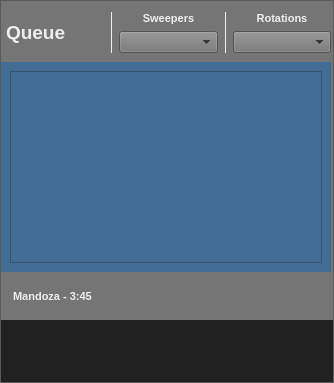
     <widget class="QFrame" name="queueFrame">
      <property name="minimumSize">
       <size>
        <width>280</width>
        <height>370</height>
       </size>
      </property>
      <property name="styleSheet">
       <string notr="true">background-color: rgb(117, 117, 117);</string>
      </property>
      <property name="frameShape">
       <enum>QFrame::StyledPanel</enum>
      </property>
      <property name="lineWidth">
       <number>2</number>
      </property>
      <layout class="QGridLayout" name="gridLayout_7">
       <property name="leftMargin">
        <number>0</number>
       </property>
       <property name="topMargin">
        <number>2</number>
       </property>
       <property name="rightMargin">
        <number>0</number>
       </property>
       <property name="bottomMargin">
        <number>0</number>
       </property>
       <property name="horizontalSpacing">
        <number>2</number>
       </property>
       <property name="verticalSpacing">
        <number>0</number>
       </property>
       <item row="1" column="0">
        <widget class="QWidget" name="widget_3" native="true">
         <property name="styleSheet">
          <string notr="true">background-color: rgb(66, 108, 147);</string>
         </property>
         <layout class="QHBoxLayout" name="horizontalLayout_3">
          <item>
           <widget class="QListWidget" name="listWidgetQ"/>
          </item>
         </layout>
        </widget>
       </item>
       <item row="3" column="0" colspan="2">
        <widget class="QWidget" name="queueControlsWidget" native="true">
         <property name="minimumSize">
          <size>
           <width>0</width>
           <height>62</height>
          </size>
         </property>
         <property name="maximumSize">
          <size>
           <width>16777215</width>
           <height>62</height>
          </size>
         </property>
         <property name="styleSheet">
          <string notr="true">background-color: rgb(33, 33, 33);</string>
         </property>
         <layout class="QHBoxLayout" name="horizontalLayout_2">
          <property name="spacing">
           <number>0</number>
          </property>
          <property name="leftMargin">
           <number>0</number>
          </property>
          <property name="topMargin">
           <number>5</number>
          </property>
          <property name="rightMargin">
           <number>0</number>
          </property>
          <property name="bottomMargin">
           <number>2</number>
          </property>
          <item>
           <widget class="QPushButton" name="btnPlayDeckA_33">
            <property name="minimumSize">
             <size>
              <width>15</width>
              <height>15</height>
             </size>
            </property>
            <property name="maximumSize">
             <size>
              <width>40</width>
              <height>40</height>
             </size>
            </property>
            <property name="font">
             <font>
              <stylestrategy>PreferAntialias</stylestrategy>
             </font>
            </property>
            <property name="cursor">
             <cursorShape>PointingHandCursor</cursorShape>
            </property>
            <property name="toolTip">
             <string>Play track on deck.</string>
            </property>
            <property name="text">
             <string/>
            </property>
            <property name="icon">
             <iconset resource="icons/resources.qrc">
              <normaloff>:/ui/icons/show-current-in-queuew.png</normaloff>
              <normalon>:/ui/icons/show-current-in-queueb.png</normalon>:/ui/icons/show-current-in-queuew.png</iconset>
            </property>
            <property name="iconSize">
             <size>
              <width>40</width>
              <height>40</height>
             </size>
            </property>
            <property name="flat">
             <bool>true</bool>
            </property>
           </widget>
          </item>
          <item>
           <widget class="QPushButton" name="btnPlayDeckA_34">
            <property name="minimumSize">
             <size>
              <width>15</width>
              <height>15</height>
             </size>
            </property>
            <property name="maximumSize">
             <size>
              <width>40</width>
              <height>40</height>
             </size>
            </property>
            <property name="font">
             <font>
              <stylestrategy>PreferAntialias</stylestrategy>
             </font>
            </property>
            <property name="cursor">
             <cursorShape>PointingHandCursor</cursorShape>
            </property>
            <property name="toolTip">
             <string>Play track on deck.</string>
            </property>
            <property name="text">
             <string/>
            </property>
            <property name="icon">
             <iconset resource="icons/resources.qrc">
              <normaloff>:/ui/icons/show-last.png</normaloff>
              <normalon>:/ui/icons/show-lastb.png</normalon>
              <activeon>:/ui/icons/play-buttonb.png</activeon>
              <selectedon>:/ui/icons/play-buttonb.png</selectedon>:/ui/icons/show-last.png</iconset>
            </property>
            <property name="iconSize">
             <size>
              <width>40</width>
              <height>40</height>
             </size>
            </property>
            <property name="flat">
             <bool>true</bool>
            </property>
           </widget>
          </item>
          <item>
           <widget class="QPushButton" name="btnPlayDeckA_35">
            <property name="minimumSize">
             <size>
              <width>15</width>
              <height>15</height>
             </size>
            </property>
            <property name="maximumSize">
             <size>
              <width>40</width>
              <height>40</height>
             </size>
            </property>
            <property name="font">
             <font>
              <stylestrategy>PreferAntialias</stylestrategy>
             </font>
            </property>
            <property name="cursor">
             <cursorShape>PointingHandCursor</cursorShape>
            </property>
            <property name="toolTip">
             <string>Play track on deck.</string>
            </property>
            <property name="text">
             <string/>
            </property>
            <property name="icon">
             <iconset resource="icons/resources.qrc">
              <normaloff>:/ui/icons/show-startw.png</normaloff>
              <normalon>:/ui/icons/show-startb.png</normalon>
              <activeon>:/ui/icons/play-buttonb.png</activeon>
              <selectedon>:/ui/icons/play-buttonb.png</selectedon>:/ui/icons/show-startw.png</iconset>
            </property>
            <property name="iconSize">
             <size>
              <width>40</width>
              <height>40</height>
             </size>
            </property>
            <property name="flat">
             <bool>true</bool>
            </property>
           </widget>
          </item>
          <item>
           <widget class="QPushButton" name="btnPlayDeckA_36">
            <property name="minimumSize">
             <size>
              <width>15</width>
              <height>15</height>
             </size>
            </property>
            <property name="maximumSize">
             <size>
              <width>40</width>
              <height>40</height>
             </size>
            </property>
            <property name="font">
             <font>
              <stylestrategy>PreferAntialias</stylestrategy>
             </font>
            </property>
            <property name="cursor">
             <cursorShape>PointingHandCursor</cursorShape>
            </property>
            <property name="toolTip">
             <string>Play track on deck.</string>
            </property>
            <property name="text">
             <string/>
            </property>
            <property name="icon">
             <iconset resource="icons/resources.qrc">
              <normaloff>:/ui/icons/shufflew.png</normaloff>
              <normalon>:/ui/icons/shuffleb.png</normalon>
              <activeon>:/ui/icons/play-buttonb.png</activeon>
              <selectedon>:/ui/icons/play-buttonb.png</selectedon>:/ui/icons/shufflew.png</iconset>
            </property>
            <property name="iconSize">
             <size>
              <width>40</width>
              <height>40</height>
             </size>
            </property>
            <property name="flat">
             <bool>true</bool>
            </property>
           </widget>
          </item>
          <item>
           <widget class="QPushButton" name="btnPlayDeckA_37">
            <property name="minimumSize">
             <size>
              <width>15</width>
              <height>15</height>
             </size>
            </property>
            <property name="maximumSize">
             <size>
              <width>40</width>
              <height>40</height>
             </size>
            </property>
            <property name="font">
             <font>
              <stylestrategy>PreferAntialias</stylestrategy>
             </font>
            </property>
            <property name="cursor">
             <cursorShape>PointingHandCursor</cursorShape>
            </property>
            <property name="toolTip">
             <string>Play track on deck.</string>
            </property>
            <property name="text">
             <string/>
            </property>
            <property name="icon">
             <iconset resource="icons/resources.qrc">
              <normaloff>:/ui/icons/repeatw.png</normaloff>
              <normalon>:/ui/icons/repeatb.png</normalon>
              <activeon>:/ui/icons/play-buttonb.png</activeon>
              <selectedon>:/ui/icons/play-buttonb.png</selectedon>:/ui/icons/repeatw.png</iconset>
            </property>
            <property name="iconSize">
             <size>
              <width>40</width>
              <height>40</height>
             </size>
            </property>
            <property name="flat">
             <bool>true</bool>
            </property>
           </widget>
          </item>
          <item>
           <widget class="QPushButton" name="btnPlayDeckA_38">
            <property name="minimumSize">
             <size>
              <width>15</width>
              <height>15</height>
             </size>
            </property>
            <property name="maximumSize">
             <size>
              <width>40</width>
              <height>40</height>
             </size>
            </property>
            <property name="font">
             <font>
              <stylestrategy>PreferAntialias</stylestrategy>
             </font>
            </property>
            <property name="cursor">
             <cursorShape>PointingHandCursor</cursorShape>
            </property>
            <property name="toolTip">
             <string>Play track on deck.</string>
            </property>
            <property name="text">
             <string/>
            </property>
            <property name="icon">
             <iconset resource="icons/resources.qrc">
              <normaloff>:/ui/icons/cue-flagw.png</normaloff>
              <normalon>:/ui/icons/cue-flagb.png</normalon>
              <activeon>:/ui/icons/play-buttonb.png</activeon>
              <selectedon>:/ui/icons/play-buttonb.png</selectedon>:/ui/icons/cue-flagw.png</iconset>
            </property>
            <property name="iconSize">
             <size>
              <width>40</width>
              <height>40</height>
             </size>
            </property>
            <property name="flat">
             <bool>true</bool>
            </property>
           </widget>
          </item>
         </layout>
        </widget>
       </item>
       <item row="2" column="0">
        <widget class="QWidget" name="widget_10" native="true">
         <layout class="QHBoxLayout" name="horizontalLayout_8">
          <item>
           <widget class="QLabel" name="lblTitle_12">
            <property name="font">
             <font>
              <pointsize>8</pointsize>
              <weight>75</weight>
              <bold>true</bold>
              <stylestrategy>PreferAntialias</stylestrategy>
             </font>
            </property>
            <property name="toolTip">
             <string>Track Title</string>
            </property>
            <property name="styleSheet">
             <string notr="true">color: rgb(238, 238, 238);</string>
            </property>
            <property name="text">
             <string> Mandoza - 3:45</string>
            </property>
            <property name="alignment">
             <set>Qt::AlignLeading|Qt::AlignLeft|Qt::AlignVCenter</set>
            </property>
           </widget>
          </item>
          <item>
           <widget class="QPushButton" name="btnPlayDeckA_28">
            <property name="minimumSize">
             <size>
              <width>30</width>
              <height>30</height>
             </size>
            </property>
            <property name="maximumSize">
             <size>
              <width>40</width>
              <height>40</height>
             </size>
            </property>
            <property name="font">
             <font>
              <stylestrategy>PreferAntialias</stylestrategy>
             </font>
            </property>
            <property name="cursor">
             <cursorShape>PointingHandCursor</cursorShape>
            </property>
            <property name="toolTip">
             <string>Play track on deck.</string>
            </property>
            <property name="text">
             <string/>
            </property>
            <property name="icon">
             <iconset resource="icons/resources.qrc">
              <normaloff>:/ui/icons/play-buttonw.png</normaloff>
              <normalon>:/ui/icons/play-buttonb.png</normalon>
              <activeon>:/ui/icons/play-buttonb.png</activeon>
              <selectedon>:/ui/icons/play-buttonb.png</selectedon>:/ui/icons/play-buttonw.png</iconset>
            </property>
            <property name="iconSize">
             <size>
              <width>30</width>
              <height>30</height>
             </size>
            </property>
            <property name="flat">
             <bool>true</bool>
            </property>
           </widget>
          </item>
          <item>
           <widget class="QPushButton" name="btnPlayDeckA_29">
            <property name="minimumSize">
             <size>
              <width>30</width>
              <height>30</height>
             </size>
            </property>
            <property name="maximumSize">
             <size>
              <width>40</width>
              <height>40</height>
             </size>
            </property>
            <property name="font">
             <font>
              <stylestrategy>PreferAntialias</stylestrategy>
             </font>
            </property>
            <property name="cursor">
             <cursorShape>PointingHandCursor</cursorShape>
            </property>
            <property name="toolTip">
             <string>Play track on deck.</string>
            </property>
            <property name="text">
             <string/>
            </property>
            <property name="icon">
             <iconset resource="icons/resources.qrc">
              <normaloff>:/ui/icons/headphonesw.png</normaloff>
              <normalon>:/ui/icons/headphonesb.png</normalon>
              <selectedon>:/ui/icons/headphonesb.png</selectedon>:/ui/icons/headphonesw.png</iconset>
            </property>
            <property name="iconSize">
             <size>
              <width>30</width>
              <height>30</height>
             </size>
            </property>
            <property name="flat">
             <bool>true</bool>
            </property>
           </widget>
          </item>
          <item>
           <widget class="QPushButton" name="btnPlayDeckA_30">
            <property name="minimumSize">
             <size>
              <width>30</width>
              <height>30</height>
             </size>
            </property>
            <property name="maximumSize">
             <size>
              <width>40</width>
              <height>40</height>
             </size>
            </property>
            <property name="font">
             <font>
              <stylestrategy>PreferAntialias</stylestrategy>
             </font>
            </property>
            <property name="cursor">
             <cursorShape>PointingHandCursor</cursorShape>
            </property>
            <property name="toolTip">
             <string>Play track on deck.</string>
            </property>
            <property name="text">
             <string/>
            </property>
            <property name="icon">
             <iconset resource="icons/resources.qrc">
              <normaloff>:/ui/icons/add-trackw.png</normaloff>
              <normalon>:/ui/icons/add-trackb.png</normalon>:/ui/icons/add-trackw.png</iconset>
            </property>
            <property name="iconSize">
             <size>
              <width>30</width>
              <height>30</height>
             </size>
            </property>
            <property name="flat">
             <bool>true</bool>
            </property>
           </widget>
          </item>
          <item>
           <widget class="QPushButton" name="btnPlayDeckA_31">
            <property name="minimumSize">
             <size>
              <width>30</width>
              <height>30</height>
             </size>
            </property>
            <property name="maximumSize">
             <size>
              <width>40</width>
              <height>40</height>
             </size>
            </property>
            <property name="font">
             <font>
              <stylestrategy>PreferAntialias</stylestrategy>
             </font>
            </property>
            <property name="cursor">
             <cursorShape>PointingHandCursor</cursorShape>
            </property>
            <property name="toolTip">
             <string>Play track on deck.</string>
            </property>
            <property name="text">
             <string/>
            </property>
            <property name="icon">
             <iconset resource="icons/resources.qrc">
              <normaloff>:/ui/icons/remove-trackw.png</normaloff>
              <normalon>:/ui/icons/remove-trackb.png</normalon>:/ui/icons/remove-trackw.png</iconset>
            </property>
            <property name="iconSize">
             <size>
              <width>30</width>
              <height>30</height>
             </size>
            </property>
            <property name="flat">
             <bool>true</bool>
            </property>
           </widget>
          </item>
          <item>
           <widget class="QPushButton" name="btnPlayDeckA_32">
            <property name="minimumSize">
             <size>
              <width>30</width>
              <height>30</height>
             </size>
            </property>
            <property name="maximumSize">
             <size>
              <width>40</width>
              <height>40</height>
             </size>
            </property>
            <property name="font">
             <font>
              <stylestrategy>PreferAntialias</stylestrategy>
             </font>
            </property>
            <property name="cursor">
             <cursorShape>PointingHandCursor</cursorShape>
            </property>
            <property name="toolTip">
             <string>Play track on deck.</string>
            </property>
            <property name="text">
             <string/>
            </property>
            <property name="icon">
             <iconset resource="icons/resources.qrc">
              <normaloff>:/ui/icons/infow.png</normaloff>
              <normalon>:/ui/icons/infob.png</normalon>:/ui/icons/infow.png</iconset>
            </property>
            <property name="iconSize">
             <size>
              <width>30</width>
              <height>30</height>
             </size>
            </property>
            <property name="flat">
             <bool>true</bool>
            </property>
           </widget>
          </item>
         </layout>
        </widget>
       </item>
       <item row="0" column="0">
        <widget class="QWidget" name="queueHeaderWidget" native="true">
         <layout class="QGridLayout" name="gridLayout_6">
          <property name="leftMargin">
           <number>5</number>
          </property>
          <property name="rightMargin">
           <number>0</number>
          </property>
          <item row="0" column="3" rowspan="2">
           <widget class="Line" name="line_2">
            <property name="styleSheet">
             <string notr="true">color: rgb(238, 238, 238);</string>
            </property>
            <property name="frameShadow">
             <enum>QFrame::Plain</enum>
            </property>
            <property name="orientation">
             <enum>Qt::Vertical</enum>
            </property>
           </widget>
          </item>
          <item row="1" column="2">
           <widget class="QComboBox" name="sweepersComboBox">
            <property name="iconSize">
             <size>
              <width>20</width>
              <height>20</height>
             </size>
            </property>
            <property name="frame">
             <bool>true</bool>
            </property>
           </widget>
          </item>
          <item row="1" column="4">
           <widget class="QComboBox" name="rotationsComboBox">
            <property name="iconSize">
             <size>
              <width>20</width>
              <height>20</height>
             </size>
            </property>
            <property name="frame">
             <bool>true</bool>
            </property>
           </widget>
          </item>
          <item row="0" column="2">
           <widget class="QLabel" name="lblSweepers">
            <property name="font">
             <font>
              <pointsize>8</pointsize>
              <weight>75</weight>
              <bold>true</bold>
              <stylestrategy>PreferAntialias</stylestrategy>
             </font>
            </property>
            <property name="toolTip">
             <string>Track Title</string>
            </property>
            <property name="styleSheet">
             <string notr="true">color: rgb(238, 238, 238);</string>
            </property>
            <property name="text">
             <string>Sweepers</string>
            </property>
            <property name="alignment">
             <set>Qt::AlignCenter</set>
            </property>
           </widget>
          </item>
          <item row="0" column="1" rowspan="2">
           <widget class="Line" name="line">
            <property name="styleSheet">
             <string notr="true">color: rgb(238, 238, 238);</string>
            </property>
            <property name="frameShadow">
             <enum>QFrame::Plain</enum>
            </property>
            <property name="orientation">
             <enum>Qt::Vertical</enum>
            </property>
           </widget>
          </item>
          <item row="0" column="4">
           <widget class="QLabel" name="lblRotations">
            <property name="font">
             <font>
              <pointsize>8</pointsize>
              <weight>75</weight>
              <bold>true</bold>
              <stylestrategy>PreferAntialias</stylestrategy>
             </font>
            </property>
            <property name="toolTip">
             <string>Track Title</string>
            </property>
            <property name="styleSheet">
             <string notr="true">color: rgb(238, 238, 238);</string>
            </property>
            <property name="text">
             <string>Rotations</string>
            </property>
            <property name="alignment">
             <set>Qt::AlignCenter</set>
            </property>
           </widget>
          </item>
          <item row="0" column="0" rowspan="2">
           <widget class="QLabel" name="lblTitle_6">
            <property name="font">
             <font>
              <pointsize>14</pointsize>
              <weight>75</weight>
              <bold>true</bold>
              <stylestrategy>PreferAntialias</stylestrategy>
             </font>
            </property>
            <property name="toolTip">
             <string>Track Title</string>
            </property>
            <property name="styleSheet">
             <string notr="true">color: rgb(238, 238, 238);</string>
            </property>
            <property name="text">
             <string>Queue</string>
            </property>
            <property name="alignment">
             <set>Qt::AlignLeading|Qt::AlignLeft|Qt::AlignVCenter</set>
            </property>
           </widget>
          </item>
         </layout>
        </widget>
       </item>
      </layout>
     </widget>
